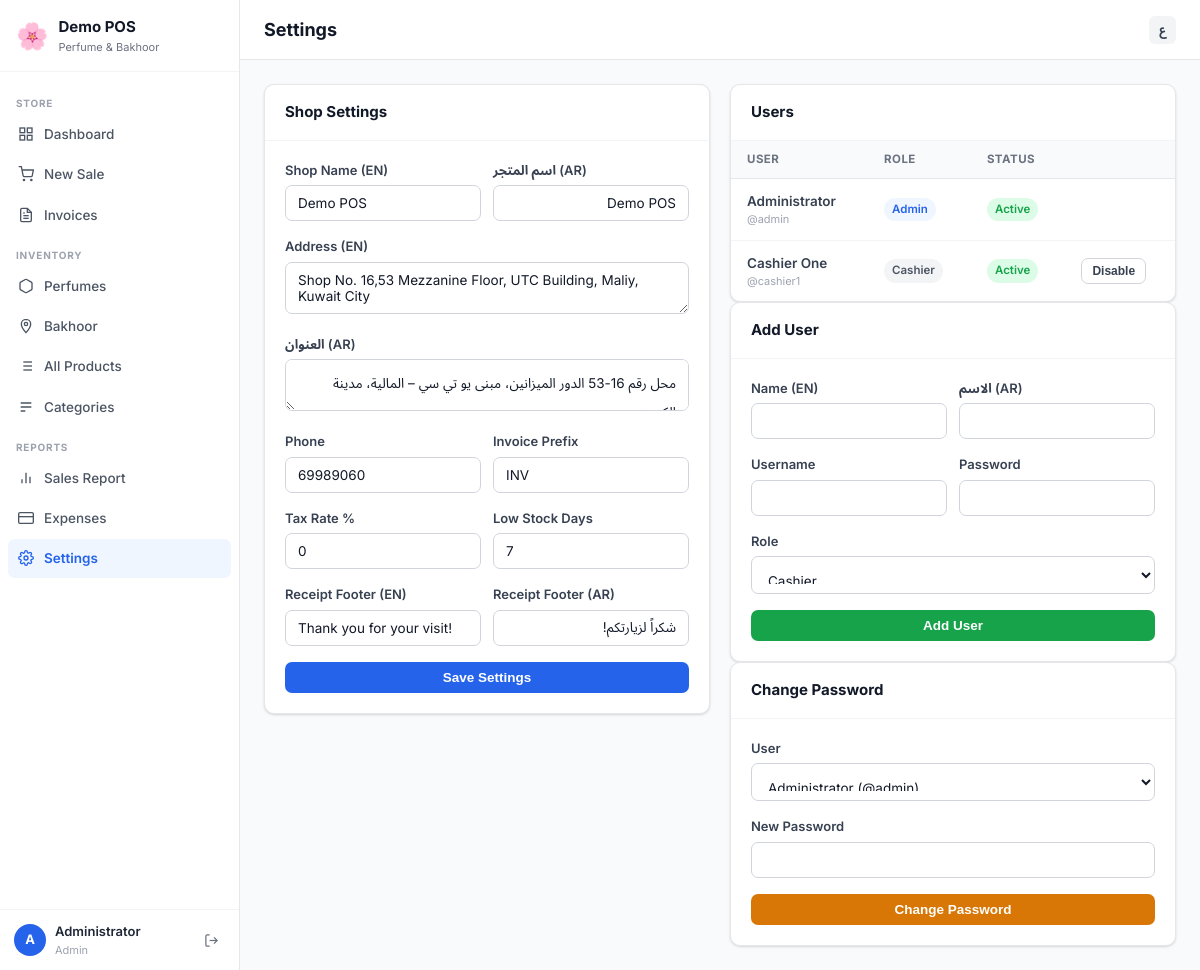
The page /settings.php (signed in) on the database its author committed.
### tables this page shows
CREATE TABLE settings (
    id INT AUTO_INCREMENT PRIMARY KEY,
    setting_key VARCHAR(100) NOT NULL UNIQUE,
    setting_value TEXT,
    setting_group VARCHAR(50) DEFAULT 'general'
);

CREATE TABLE users (
    id INT AUTO_INCREMENT PRIMARY KEY,
    username VARCHAR(50) NOT NULL UNIQUE,
    password VARCHAR(255) NOT NULL,
    full_name VARCHAR(100),
    full_name_ar VARCHAR(100),
    role ENUM('admin','cashier') DEFAULT 'cashier',
    branch_id INT DEFAULT 1,
    is_active TINYINT(1) DEFAULT 1,
    created_at TIMESTAMP DEFAULT CURRENT_TIMESTAMP,
    FOREIGN KEY (branch_id) REFERENCES branches(id)
);

### config.php (called while the page is built, shortened)
<?php
$conn = new mysqli(DB_HOST, DB_USER, DB_PASS, DB_NAME);
$conn->set_charset('utf8mb4');
function getSetting($key, $default = '') {
    global $conn;
    $key = $conn->real_escape_string($key);
    $r = $conn->query("SELECT setting_value FROM settings WHERE setting_key='$key' LIMIT 1");
    if ($r && $r->num_rows) return $r->fetch_assoc()['setting_value'];
    return $default;
}
?>

### settings.php (the view, shortened to what this page needs)
<?php
require_once 'config.php';
$rSet = $conn->query("SELECT setting_key, setting_value FROM settings");
$settings = [];
while ($row = $rSet->fetch_assoc()) $settings[$row['setting_key']] = $row['setting_value'];
$rUsers = $conn->query("SELECT * FROM users ORDER BY role, full_name");
$users = $rUsers ? $rUsers->fetch_all(MYSQLI_ASSOC) : [];
include 'includes/head.php';
?>
<div class="app-layout">
<?php include 'includes/sidebar.php'; ?>
<div class="main-content">
  <div class="topbar">
    <div class="topbar-title"><?= $isAr ? 'الإعدادات' : 'Settings' ?></div>
    <div class="topbar-right">
      <a href="lang.php?lang=<?= $isAr ? 'en' : 'ar' ?>" class="lang-btn"><?= $isAr ? 'EN' : 'ع' ?></a>
    </div>
  </div>
  <div class="page-content">
    <div style="display:grid;grid-template-columns:1fr 1fr;gap:20px;align-items:start;">
      <div class="card">
        <div class="card-header"><span class="card-title"><?= $isAr?'إعدادات المتجر':'Shop Settings' ?></span></div>
        <div class="card-body">
          <form method="POST">
            <div class="form-row">
              <div class="form-group">
                <label class="form-label">Shop Name (EN)</label>
                <input type="text" name="shop_name" class="form-control" value="<?= htmlspecialchars($settings['shop_name'] ?? '') ?>">
              </div>
              <div class="form-group">
                <label class="form-label">اسم المتجر (AR)</label>
                <input type="text" name="shop_name_ar" class="form-control" dir="rtl" value="<?= htmlspecialchars($settings['shop_name_ar'] ?? '') ?>">
              </div>
            </div>
            <div class="form-group">
              <label class="form-label">Address (EN)</label>
              <textarea name="shop_address" class="form-control" rows="2"><?= htmlspecialchars($settings['shop_address'] ?? '') ?></textarea>
            </div>
            <div class="form-group">
              <label class="form-label">العنوان (AR)</label>
              <textarea name="shop_address_ar" class="form-control" rows="2" dir="rtl"><?= htmlspecialchars($settings['shop_address_ar'] ?? '') ?></textarea>
            </div>
            <div class="form-row">
              <div class="form-group">
                <label class="form-label"><?= $isAr?'الهاتف':'Phone' ?></label>
                <input type="text" name="shop_phone" class="form-control" value="<?= htmlspecialchars($settings['shop_phone'] ?? '') ?>">
              </div>
              <div class="form-group">
                <label class="form-label"><?= $isAr?'بادئة الفاتورة':'Invoice Prefix' ?></label>
                <input type="text" name="invoice_prefix" class="form-control" value="<?= htmlspecialchars($settings['invoice_prefix'] ?? 'INV') ?>">
              </div>
            </div>
            <div class="form-row">
              <div class="form-group">
                <label class="form-label"><?= $isAr?'نسبة الضريبة %':'Tax Rate %' ?></label>
                <input type="number" name="tax_rate" class="form-control" step="0.1" min="0" value="<?= htmlspecialchars($settings['tax_rate'] ?? '0') ?>">
              </div>
              <div class="form-group">
                <label class="form-label"><?= $isAr?'حد المخزون (أيام)':'Low Stock Days' ?></label>
                <input type="number" name="low_stock_days" class="form-control" value="<?= htmlspecialchars($settings['low_stock_days'] ?? '7') ?>">
              </div>
            </div>
            <div class="form-row">
              <div class="form-group">
                <label class="form-label"><?= $isAr?'تذييل الفاتورة (EN)':'Receipt Footer (EN)' ?></label>
                <input type="text" name="receipt_footer" class="form-control" value="<?= htmlspecialchars($settings['receipt_footer'] ?? '') ?>">
              </div>
              <div class="form-group">
                <label class="form-label"><?= $isAr?'تذييل الفاتورة (AR)':'Receipt Footer (AR)' ?></label>
                <input type="text" name="receipt_footer_ar" class="form-control" dir="rtl" value="<?= htmlspecialchars($settings['receipt_footer_ar'] ?? '') ?>">
              </div>
            </div>
            <button type="submit" class="btn btn-primary btn-full"><?= $isAr?'حفظ الإعدادات':'Save Settings' ?></button>
          </form>
        </div>
      </div>
      <div>
        <div class="card mb-20">
          <div class="card-header"><span class="card-title"><?= $isAr?'المستخدمون':'Users' ?></span></div>
          <div class="table-wrapper">
            <table>
              <thead><tr>
                <th><?= $isAr?'المستخدم':'User' ?></th>
                <th><?= $isAr?'الدور':'Role' ?></th>
                <th><?= $isAr?'الحالة':'Status' ?></th>
                <th></th>
              </tr></thead>
              <tbody>
              <?php foreach ($users as $u): ?>
              <tr>
                <td>
                  <div style="font-weight:600;"><?= htmlspecialchars($u['full_name']) ?></div>
                  <div style="font-size:11px;color:#9ca3af;">@<?= htmlspecialchars($u['username']) ?></div>
                </td>
                <td><span class="badge <?= $u['role']==='admin' ? 'badge-blue' : 'badge-gray' ?>"><?= ucfirst($u['role']) ?></span></td>
                <td>
                  <span class="badge <?= $u['is_active'] ? 'badge-green' : 'badge-red' ?>">
                    <?= $u['is_active'] ? ($isAr?'نشط':'Active') : ($isAr?'معطل':'Inactive') ?>
                  </span>
                </td>
                <td>
                  <?php if ($u['id'] != $_SESSION['user_id']): ?>
                  <form method="POST" style="display:inline;">
                    <button class="btn btn-sm btn-outline"><?= $u['is_active'] ? ($isAr?'تعطيل':'Disable') : ($isAr?'تفعيل':'Enable') ?></button>
                  </form>
                  <?php endif; ?>
                </td>
              </tr>
              <?php endforeach; ?>
              </tbody>
            </table>
          </div>
        </div>
        <div class="card mb-20">
          <div class="card-header"><span class="card-title"><?= $isAr?'إضافة مستخدم':'Add User' ?></span></div>
          <div class="card-body">
            <form method="POST">
              <div class="form-row">
                <div class="form-group">
                  <label class="form-label">Name (EN)</label>
                  <input type="text" name="full_name" class="form-control" required>
                </div>
                <div class="form-group">
                  <label class="form-label">الاسم (AR)</label>
                  <input type="text" name="full_name_ar" class="form-control" dir="rtl">
                </div>
              </div>
              <div class="form-row">
                <div class="form-group">
                  <label class="form-label"><?= $isAr?'اسم المستخدم':'Username' ?></label>
                  <input type="text" name="username" class="form-control" required>
                </div>
                <div class="form-group">
                  <label class="form-label"><?= $isAr?'كلمة المرور':'Password' ?></label>
                  <input type="password" name="password" class="form-control" required>
                </div>
              </div>
              <div class="form-group">
                <label class="form-label"><?= $isAr?'الدور':'Role' ?></label>
                <select name="role" class="form-control">
                  <option value="cashier"><?= $isAr?'كاشير':'Cashier' ?></option>
                </select>
              </div>
              <button type="submit" class="btn btn-success btn-full"><?= $isAr?'إضافة مستخدم':'Add User' ?></button>
            </form>
          </div>
        </div>
        <div class="card">
          <div class="card-header"><span class="card-title"><?= $isAr?'تغيير كلمة المرور':'Change Password' ?></span></div>
          <div class="card-body">
            <form method="POST">
              <div class="form-group">
                <label class="form-label"><?= $isAr?'المستخدم':'User' ?></label>
                <select name="uid" class="form-control">
                  <?php foreach ($users as $u): ?>
                  <option value="<?= $u['id'] ?>"><?= htmlspecialchars($u['full_name']) ?> (@<?= $u['username'] ?>)</option>
                  <?php endforeach; ?>
                </select>
              </div>
              <div class="form-group">
                <label class="form-label"><?= $isAr?'كلمة المرور الجديدة':'New Password' ?></label>
                <input type="password" name="new_password" class="form-control" required minlength="6">
              </div>
              <button type="submit" class="btn btn-warning btn-full"><?= $isAr?'تغيير':'Change Password' ?></button>
            </form>
          </div>
        </div>
      </div>
    </div>
  </div>
</div>
</div>
</body></html>

### includes/sidebar.php (shortened to what this page needs)
<?php
$currentPage = basename($_SERVER['PHP_SELF']);
$isAr = isset($_SESSION['lang']) && $_SESSION['lang'] === 'ar';
$shopName = getSetting('shop_name', 'Demo POS');
$shopNameAr = getSetting('shop_name_ar', 'Demo POS');
?>
<aside class="sidebar" id="sidebar">
    <div class="sidebar-brand">
        <div class="brand-icon">🌸</div>
        <div>
            <div class="brand-name"><?= $isAr ? htmlspecialchars($shopNameAr) : htmlspecialchars($shopName) ?></div>
            <div class="brand-sub"><?= $isAr ? 'عطور وبخور' : 'Perfume & Bakhoor' ?></div>
        </div>
    </div>
    <nav class="sidebar-nav">
        <div class="nav-section-label"><?= $isAr ? 'المتجر' : 'STORE' ?></div>
        <a href="dashboard.php" class="nav-item <?= $currentPage === 'dashboard.php' ? 'active' : '' ?>">
            <svg viewBox="0 0 24 24" fill="none" stroke="currentColor" stroke-width="2"><rect x="3" y="3" width="7" height="7"/><rect x="14" y="3" width="7" height="7"/><rect x="14" y="14" width="7" height="7"/><rect x="3" y="14" width="7" height="7"/></svg>
            <span><?= $isAr ? 'لوحة التحكم' : 'Dashboard' ?></span>
        </a>
        <a href="new_sale.php" class="nav-item <?= $currentPage === 'new_sale.php' ? 'active' : '' ?>">
            <svg viewBox="0 0 24 24" fill="none" stroke="currentColor" stroke-width="2"><circle cx="9" cy="21" r="1"/><circle cx="20" cy="21" r="1"/><path d="M1 1h4l2.68 13.39a2 2 0 0 0 2 1.61h9.72a2 2 0 0 0 2-1.61L23 6H6"/></svg>
            <span><?= $isAr ? 'بيع جديد' : 'New Sale' ?></span>
        </a>
        <a href="invoices.php" class="nav-item <?= $currentPage === 'invoices.php' ? 'active' : '' ?>">
            <svg viewBox="0 0 24 24" fill="none" stroke="currentColor" stroke-width="2"><path d="M14 2H6a2 2 0 0 0-2 2v16a2 2 0 0 0 2 2h12a2 2 0 0 0 2-2V8z"/><polyline points="14 2 14 8 20 8"/><line x1="16" y1="13" x2="8" y2="13"/><line x1="16" y1="17" x2="8" y2="17"/><polyline points="10 9 9 9 8 9"/></svg>
            <span><?= $isAr ? 'الفواتير' : 'Invoices' ?></span>
        </a>
        <div class="nav-section-label"><?= $isAr ? 'المخزون' : 'INVENTORY' ?></div>
        <a href="products.php?type=piece" class="nav-item <?= ($currentPage === 'products.php' && ($_GET['type'] ?? '') === 'piece') ? 'active' : '' ?>">
            <svg viewBox="0 0 24 24" fill="none" stroke="currentColor" stroke-width="2"><path d="M21 16V8a2 2 0 0 0-1-1.73l-7-4a2 2 0 0 0-2 0l-7 4A2 2 0 0 0 3 8v8a2 2 0 0 0 1 1.73l7 4a2 2 0 0 0 2 0l7-4A2 2 0 0 0 21 16z"/></svg>
            <span><?= $isAr ? 'العطور' : 'Perfumes' ?></span>
        </a>
        <a href="products.php?type=weight" class="nav-item <?= ($currentPage === 'products.php' && ($_GET['type'] ?? '') === 'weight') ? 'active' : '' ?>">
            <svg viewBox="0 0 24 24" fill="none" stroke="currentColor" stroke-width="2"><path d="M12 2C8.13 2 5 5.13 5 9c0 5.25 7 13 7 13s7-7.75 7-13c0-3.87-3.13-7-7-7z"/><circle cx="12" cy="9" r="2.5"/></svg>
            <span><?= $isAr ? 'البخور' : 'Bakhoor' ?></span>
        </a>
        <a href="products.php" class="nav-item <?= ($currentPage === 'products.php' && !isset($_GET['type'])) ? 'active' : '' ?>">
            <svg viewBox="0 0 24 24" fill="none" stroke="currentColor" stroke-width="2"><line x1="8" y1="6" x2="21" y2="6"/><line x1="8" y1="12" x2="21" y2="12"/><line x1="8" y1="18" x2="21" y2="18"/><line x1="3" y1="6" x2="3.01" y2="6"/><line x1="3" y1="12" x2="3.01" y2="12"/><line x1="3" y1="18" x2="3.01" y2="18"/></svg>
            <span><?= $isAr ? 'كل المنتجات' : 'All Products' ?></span>
        </a>
        <a href="categories.php" class="nav-item <?= $currentPage === 'categories.php' ? 'active' : '' ?>">
            <svg viewBox="0 0 24 24" fill="none" stroke="currentColor" stroke-width="2"><path d="M4 6h16M4 12h16M4 18h7"/></svg>
            <span><?= $isAr ? 'الفئات' : 'Categories' ?></span>
        </a>
        <div class="nav-section-label"><?= $isAr ? 'التقارير' : 'REPORTS' ?></div>
        <a href="reports.php" class="nav-item <?= $currentPage === 'reports.php' ? 'active' : '' ?>">
            <svg viewBox="0 0 24 24" fill="none" stroke="currentColor" stroke-width="2"><line x1="18" y1="20" x2="18" y2="10"/><line x1="12" y1="20" x2="12" y2="4"/><line x1="6" y1="20" x2="6" y2="14"/></svg>
            <span><?= $isAr ? 'تقارير المبيعات' : 'Sales Report' ?></span>
        </a>
        <?php if ($_SESSION['user_role'] === 'admin'): ?>
        <a href="expenses.php" class="nav-item <?= $currentPage === 'expenses.php' ? 'active' : '' ?>">
            <svg viewBox="0 0 24 24" fill="none" stroke="currentColor" stroke-width="2"><rect x="1" y="4" width="22" height="16" rx="2" ry="2"/><line x1="1" y1="10" x2="23" y2="10"/></svg>
            <span><?= $isAr ? 'المصروفات' : 'Expenses' ?></span>
        </a>
        <a href="settings.php" class="nav-item <?= $currentPage === 'settings.php' ? 'active' : '' ?>">
            <span><?= $isAr ? 'الإعدادات' : 'Settings' ?></span>
        </a>
        <?php endif; ?>
    </nav>
    <div class="sidebar-footer">
        <div class="user-info">
            <div class="user-avatar"><?= strtoupper(substr($_SESSION['user_name'] ?? 'U', 0, 1)) ?></div>
            <div>
                <div class="user-name"><?= htmlspecialchars($_SESSION['user_name'] ?? '') ?></div>
                <div class="user-role"><?= $isAr ? ($_SESSION['user_role'] === 'admin' ? 'مدير' : 'كاشير') : ucfirst($_SESSION['user_role'] ?? '') ?></div>
            </div>
        </div>
        <a href="logout.php" class="logout-btn" title="Logout" onclick="confirmLogout(event)">
            <svg viewBox="0 0 24 24" fill="none" stroke="currentColor" stroke-width="2"><path d="M9 21H5a2 2 0 0 1-2-2V5a2 2 0 0 1 2-2h4"/><polyline points="16 17 21 12 16 7"/><line x1="21" y1="12" x2="9" y2="12"/></svg>
        </a>
    </div>
</aside>

### rows shown on the page
settings: setting_value "Demo POS"
users: full_name "Administrator", username "admin", role "Admin", is_active "Active"
users: full_name "Cashier One", username "cashier1", role "Cashier", is_active "Active"

### other values the page prints
substr($_SESSION['user_name'] ?? 'U', 0, 1) "A"
$_SESSION['user_name'] "Administrator"
$_SESSION['user_role'] "Admin"
form field uid "Administrator (@admin)"
